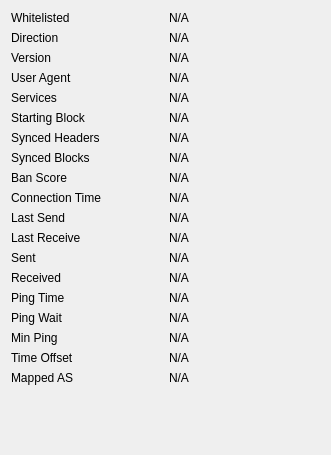
         <widget class="QWidget" name="detailWidget">
          <property name="geometry">
           <rect>
            <x>0</x>
            <y>0</y>
            <width>331</width>
            <height>455</height>
           </rect>
          </property>
          <layout class="QGridLayout" name="gridLayout_3">
           <item row="3" column="0">
            <widget class="QLabel" name="label_28">
             <property name="text">
              <string>User Agent</string>
             </property>
            </widget>
           </item>
           <item row="1" column="2">
            <widget class="QLabel" name="peerDirection">
             <property name="cursor">
              <cursorShape>IBeamCursor</cursorShape>
             </property>
             <property name="text">
              <string>N/A</string>
             </property>
             <property name="textFormat">
              <enum>Qt::PlainText</enum>
             </property>
             <property name="textInteractionFlags">
              <set>Qt::LinksAccessibleByMouse|Qt::TextSelectableByKeyboard|Qt::TextSelectableByMouse</set>
             </property>
            </widget>
           </item>
           <item row="17" column="0">
            <widget class="QLabel" name="label_timeoffset">
             <property name="text">
              <string>Time Offset</string>
             </property>
            </widget>
           </item>
           <item row="10" column="0">
            <widget class="QLabel" name="label_15">
             <property name="text">
              <string>Last Send</string>
             </property>
            </widget>
           </item>
           <item row="10" column="2">
            <widget class="QLabel" name="peerLastSend">
             <property name="cursor">
              <cursorShape>IBeamCursor</cursorShape>
             </property>
             <property name="text">
              <string>N/A</string>
             </property>
             <property name="textFormat">
              <enum>Qt::PlainText</enum>
             </property>
             <property name="textInteractionFlags">
              <set>Qt::LinksAccessibleByMouse|Qt::TextSelectableByKeyboard|Qt::TextSelectableByMouse</set>
             </property>
            </widget>
           </item>
           <item row="11" column="0">
            <widget class="QLabel" name="label_19">
             <property name="text">
              <string>Last Receive</string>
             </property>
            </widget>
           </item>
           <item row="2" column="2">
            <widget class="QLabel" name="peerVersion">
             <property name="cursor">
              <cursorShape>IBeamCursor</cursorShape>
             </property>
             <property name="text">
              <string>N/A</string>
             </property>
             <property name="textFormat">
              <enum>Qt::PlainText</enum>
             </property>
             <property name="textInteractionFlags">
              <set>Qt::LinksAccessibleByMouse|Qt::TextSelectableByKeyboard|Qt::TextSelectableByMouse</set>
             </property>
            </widget>
           </item>
           <item row="4" column="0">
            <widget class="QLabel" name="label_4">
             <property name="text">
              <string>Services</string>
             </property>
            </widget>
           </item>
           <item row="5" column="0">
            <widget class="QLabel" name="label_29">
             <property name="text">
              <string>Starting Block</string>
             </property>
            </widget>
           </item>
           <item row="7" column="0">
            <widget class="QLabel" name="label_25">
             <property name="text">
              <string>Synced Blocks</string>
             </property>
            </widget>
           </item>
           <item row="18" column="2">
            <widget class="QLabel" name="peerMappedAS">
             <property name="cursor">
              <cursorShape>IBeamCursor</cursorShape>
             </property>
             <property name="text">
              <string>N/A</string>
             </property>
             <property name="textFormat">
              <enum>Qt::PlainText</enum>
             </property>
             <property name="textInteractionFlags">
              <set>Qt::LinksAccessibleByMouse|Qt::TextSelectableByKeyboard|Qt::TextSelectableByMouse</set>
             </property>
            </widget>
           </item>
           <item row="0" column="2">
            <widget class="QLabel" name="peerWhitelisted">
             <property name="cursor">
              <cursorShape>IBeamCursor</cursorShape>
             </property>
             <property name="text">
              <string>N/A</string>
             </property>
             <property name="textFormat">
              <enum>Qt::PlainText</enum>
             </property>
             <property name="textInteractionFlags">
              <set>Qt::LinksAccessibleByMouse|Qt::TextSelectableByKeyboard|Qt::TextSelectableByMouse</set>
             </property>
            </widget>
           </item>
           <item row="6" column="2">
            <widget class="QLabel" name="peerSyncHeight">
             <property name="cursor">
              <cursorShape>IBeamCursor</cursorShape>
             </property>
             <property name="text">
              <string>N/A</string>
             </property>
             <property name="textFormat">
              <enum>Qt::PlainText</enum>
             </property>
             <property name="textInteractionFlags">
              <set>Qt::LinksAccessibleByMouse|Qt::TextSelectableByKeyboard|Qt::TextSelectableByMouse</set>
             </property>
            </widget>
           </item>
           <item row="6" column="0">
            <widget class="QLabel" name="label_27">
             <property name="text">
              <string>Synced Headers</string>
             </property>
            </widget>
           </item>
           <item row="14" column="0">
            <widget class="QLabel" name="label_26">
             <property name="text">
              <string>Ping Time</string>
             </property>
            </widget>
           </item>
           <item row="14" column="2">
            <widget class="QLabel" name="peerPingTime">
             <property name="cursor">
              <cursorShape>IBeamCursor</cursorShape>
             </property>
             <property name="text">
              <string>N/A</string>
             </property>
             <property name="textFormat">
              <enum>Qt::PlainText</enum>
             </property>
             <property name="textInteractionFlags">
              <set>Qt::LinksAccessibleByMouse|Qt::TextSelectableByKeyboard|Qt::TextSelectableByMouse</set>
             </property>
            </widget>
           </item>
           <item row="15" column="0">
            <widget class="QLabel" name="peerPingWaitLabel">
             <property name="toolTip">
              <string>The duration of a currently outstanding ping.</string>
             </property>
             <property name="text">
              <string>Ping Wait</string>
             </property>
            </widget>
           </item>
           <item row="15" column="2">
            <widget class="QLabel" name="peerPingWait">
             <property name="cursor">
              <cursorShape>IBeamCursor</cursorShape>
             </property>
             <property name="text">
              <string>N/A</string>
             </property>
             <property name="textFormat">
              <enum>Qt::PlainText</enum>
             </property>
             <property name="textInteractionFlags">
              <set>Qt::LinksAccessibleByMouse|Qt::TextSelectableByKeyboard|Qt::TextSelectableByMouse</set>
             </property>
            </widget>
           </item>
           <item row="0" column="0">
            <widget class="QLabel" name="label_30">
             <property name="text">
              <string>Whitelisted</string>
             </property>
            </widget>
           </item>
           <item row="1" column="0">
            <widget class="QLabel" name="label_23">
             <property name="text">
              <string>Direction</string>
             </property>
            </widget>
           </item>
           <item row="12" column="2">
            <widget class="QLabel" name="peerBytesSent">
             <property name="cursor">
              <cursorShape>IBeamCursor</cursorShape>
             </property>
             <property name="text">
              <string>N/A</string>
             </property>
             <property name="textFormat">
              <enum>Qt::PlainText</enum>
             </property>
             <property name="textInteractionFlags">
              <set>Qt::LinksAccessibleByMouse|Qt::TextSelectableByKeyboard|Qt::TextSelectableByMouse</set>
             </property>
            </widget>
           </item>
           <item row="13" column="0">
            <widget class="QLabel" name="label_20">
             <property name="text">
              <string>Received</string>
             </property>
            </widget>
           </item>
           <item row="13" column="2">
            <widget class="QLabel" name="peerBytesRecv">
             <property name="cursor">
              <cursorShape>IBeamCursor</cursorShape>
             </property>
             <property name="text">
              <string>N/A</string>
             </property>
             <property name="textFormat">
              <enum>Qt::PlainText</enum>
             </property>
             <property name="textInteractionFlags">
              <set>Qt::LinksAccessibleByMouse|Qt::TextSelectableByKeyboard|Qt::TextSelectableByMouse</set>
             </property>
            </widget>
           </item>
           <item row="11" column="2">
            <widget class="QLabel" name="peerLastRecv">
             <property name="cursor">
              <cursorShape>IBeamCursor</cursorShape>
             </property>
             <property name="text">
              <string>N/A</string>
             </property>
             <property name="textFormat">
              <enum>Qt::PlainText</enum>
             </property>
             <property name="textInteractionFlags">
              <set>Qt::LinksAccessibleByMouse|Qt::TextSelectableByKeyboard|Qt::TextSelectableByMouse</set>
             </property>
            </widget>
           </item>
           <item row="12" column="0">
            <widget class="QLabel" name="label_18">
             <property name="text">
              <string>Sent</string>
             </property>
            </widget>
           </item>
           <item row="16" column="0">
            <widget class="QLabel" name="peerMinPingLabel">
             <property name="text">
              <string>Min Ping</string>
             </property>
            </widget>
           </item>
           <item row="16" column="2">
            <widget class="QLabel" name="peerMinPing">
             <property name="cursor">
              <cursorShape>IBeamCursor</cursorShape>
             </property>
             <property name="text">
              <string>N/A</string>
             </property>
             <property name="textFormat">
              <enum>Qt::PlainText</enum>
             </property>
             <property name="textInteractionFlags">
              <set>Qt::LinksAccessibleByMouse|Qt::TextSelectableByKeyboard|Qt::TextSelectableByMouse</set>
             </property>
            </widget>
           </item>
           <item row="9" column="0">
            <widget class="QLabel" name="label_22">
             <property name="text">
              <string>Connection Time</string>
             </property>
            </widget>
           </item>
           <item row="9" column="2">
            <widget class="QLabel" name="peerConnTime">
             <property name="cursor">
              <cursorShape>IBeamCursor</cursorShape>
             </property>
             <property name="text">
              <string>N/A</string>
             </property>
             <property name="textFormat">
              <enum>Qt::PlainText</enum>
             </property>
             <property name="textInteractionFlags">
              <set>Qt::LinksAccessibleByMouse|Qt::TextSelectableByKeyboard|Qt::TextSelectableByMouse</set>
             </property>
            </widget>
           </item>
           <item row="7" column="2">
            <widget class="QLabel" name="peerCommonHeight">
             <property name="cursor">
              <cursorShape>IBeamCursor</cursorShape>
             </property>
             <property name="text">
              <string>N/A</string>
             </property>
             <property name="textFormat">
              <enum>Qt::PlainText</enum>
             </property>
             <property name="textInteractionFlags">
              <set>Qt::LinksAccessibleByMouse|Qt::TextSelectableByKeyboard|Qt::TextSelectableByMouse</set>
             </property>
            </widget>
           </item>
           <item row="8" column="2">
            <widget class="QLabel" name="peerBanScore">
             <property name="cursor">
              <cursorShape>IBeamCursor</cursorShape>
             </property>
             <property name="text">
              <string>N/A</string>
             </property>
             <property name="textFormat">
              <enum>Qt::PlainText</enum>
             </property>
             <property name="textInteractionFlags">
              <set>Qt::LinksAccessibleByMouse|Qt::TextSelectableByKeyboard|Qt::TextSelectableByMouse</set>
             </property>
            </widget>
           </item>
           <item row="17" column="2">
            <widget class="QLabel" name="timeoffset">
             <property name="cursor">
              <cursorShape>IBeamCursor</cursorShape>
             </property>
             <property name="text">
              <string>N/A</string>
             </property>
             <property name="textFormat">
              <enum>Qt::PlainText</enum>
             </property>
             <property name="textInteractionFlags">
              <set>Qt::LinksAccessibleByMouse|Qt::TextSelectableByKeyboard|Qt::TextSelectableByMouse</set>
             </property>
            </widget>
           </item>
           <item row="18" column="0">
            <widget class="QLabel" name="peerMappedASLabel">
             <property name="toolTip">
              <string>The mapped Autonomous System used for diversifying peer selection.</string>
             </property>
             <property name="text">
              <string>Mapped AS</string>
             </property>
            </widget>
           </item>
           <item row="8" column="0">
            <widget class="QLabel" name="label_24">
             <property name="text">
              <string>Ban Score</string>
             </property>
            </widget>
           </item>
           <item row="5" column="2">
            <widget class="QLabel" name="peerHeight">
             <property name="cursor">
              <cursorShape>IBeamCursor</cursorShape>
             </property>
             <property name="text">
              <string>N/A</string>
             </property>
             <property name="textFormat">
              <enum>Qt::PlainText</enum>
             </property>
             <property name="textInteractionFlags">
              <set>Qt::LinksAccessibleByMouse|Qt::TextSelectableByKeyboard|Qt::TextSelectableByMouse</set>
             </property>
            </widget>
           </item>
           <item row="3" column="2">
            <widget class="QLabel" name="peerSubversion">
             <property name="cursor">
              <cursorShape>IBeamCursor</cursorShape>
             </property>
             <property name="text">
              <string>N/A</string>
             </property>
             <property name="textFormat">
              <enum>Qt::PlainText</enum>
             </property>
             <property name="textInteractionFlags">
              <set>Qt::LinksAccessibleByMouse|Qt::TextSelectableByKeyboard|Qt::TextSelectableByMouse</set>
             </property>
            </widget>
           </item>
           <item row="4" column="2">
            <widget class="QLabel" name="peerServices">
             <property name="cursor">
              <cursorShape>IBeamCursor</cursorShape>
             </property>
             <property name="text">
              <string>N/A</string>
             </property>
             <property name="textFormat">
              <enum>Qt::PlainText</enum>
             </property>
             <property name="textInteractionFlags">
              <set>Qt::LinksAccessibleByMouse|Qt::TextSelectableByKeyboard|Qt::TextSelectableByMouse</set>
             </property>
            </widget>
           </item>
           <item row="2" column="0">
            <widget class="QLabel" name="label_21">
             <property name="text">
              <string>Version</string>
             </property>
            </widget>
           </item>
           <item row="19" column="0">
            <spacer name="verticalSpacer_3">
             <property name="orientation">
              <enum>Qt::Vertical</enum>
             </property>
             <property name="sizeHint" stdset="0">
              <size>
               <width>75</width>
               <height>14</height>
              </size>
             </property>
            </spacer>
           </item>
          </layout>
         </widget>
